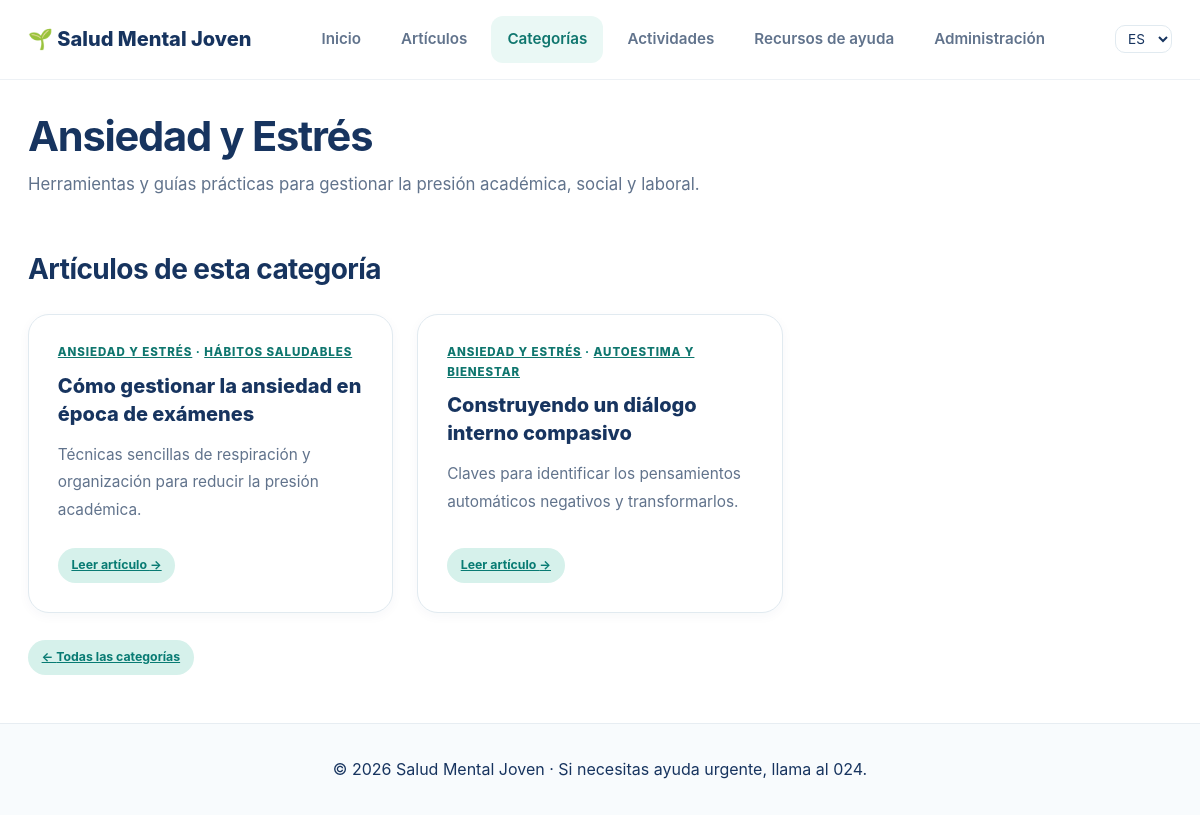
/es/categorias/2/, run on an earlier commit of the app's database.
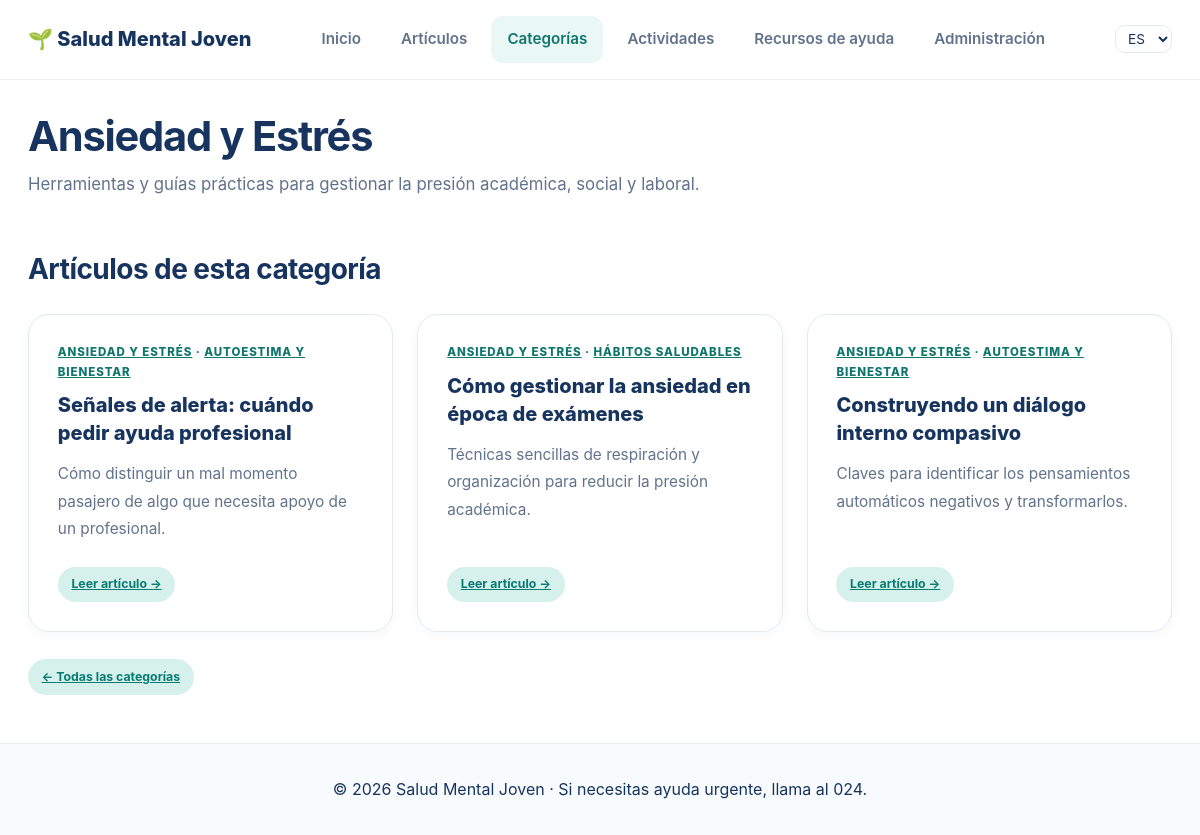
And on a later commit of the database.
### appSaludMentalJoven/models.py (models this page shows, shortened)
class Categoria(models.Model):
    nombre = models.CharField(max_length=100, verbose_name="Nombre de la categoría")
    descripcion = models.TextField(blank=True, verbose_name="Descripción")
    class Meta:
        verbose_name = "Categoría"
        verbose_name_plural = "Categorías"
        ordering = ['nombre']

class Articulo(models.Model):
    titulo = models.CharField(max_length=200, verbose_name="Título del artículo")
    resumen = models.CharField(max_length=300, verbose_name="Resumen")
    contenido = models.TextField(verbose_name="Contenido completo")
    autor = models.CharField(max_length=100, default="Equipo SMJ", verbose_name="Autor/a")
    categorias = models.ManyToManyField(Categoria, related_name='articulos', verbose_name="Categorías")
    tematicas = models.ManyToManyField(Tematica, blank=True, related_name='articulos', verbose_name="Temáticas")
    fecha_publicacion = models.DateField(auto_now_add=True, verbose_name="Fecha de publicación")
    class Meta:
        verbose_name = "Artículo"
        verbose_name_plural = "Artículos"
        ordering = ['-fecha_publicacion']

### appSaludMentalJoven/views.py (the view)
# urls.py: path('categorias/<int:categoria_id>/', views.CategoriaDetailView.as_view(), name='detalle_categoria'),
class CategoriaDetailView(DetailView):
    model = Categoria
    template_name = 'categoria_detail.html'
    context_object_name = 'categoria'
    pk_url_kwarg = 'categoria_id'
    def get_context_data(self, **kwargs):
        context = super().get_context_data(**kwargs)
        context['articulos'] = self.object.articulos.prefetch_related('categorias')
        return context

### appSaludMentalJoven/templates/categoria_detail.html (shortened to what this page needs)
{% extends 'base.html' %}
{% load i18n %}
{% block content %}
<h1>{{ categoria.nombre }}</h1>
<p>{{ categoria.descripcion }}</p>
<h2>{% translate "Artículos de esta categoría" %}</h2>
<div class="cards-grid">
    {% for a in articulos %}
    <article class="info-card">
        <span class="card-number">
            {% for c in a.categorias.all %}<a href="{% url 'appSaludMentalJoven:detalle_categoria' c.id %}">{{ c.nombre|upper }}</a>{% if not forloop.last %} · {% endif %}{% endfor %}
        </span>
        <h3>{{ a.titulo }}</h3>
        <p>{{ a.resumen }}</p>
        <a href="{% url 'appSaludMentalJoven:detalle_articulo' a.id %}" class="tag">{% translate "Leer artículo" %} &rarr;</a>
    </article>
    {% empty %}<p>{% translate "Esta categoría todavía no tiene artículos." %}</p>{% endfor %}
</div>
<br>
<a href="{% url 'appSaludMentalJoven:categorias' %}" class="tag">&larr; {% translate "Todas las categorías" %}</a>
{% endblock %}

What changed in the data, as far as the page shows it:
added Articulo: titulo "Señales de alerta: cuándo pedir ayuda profesional", resumen "Cómo distinguir un mal momento pasajero de algo que necesita apoyo de un profesional.", Categoria (nombre "ANSIEDAD Y ESTRÉS"), Categoria (nombre "AUTOESTIMA Y BIENESTAR")
